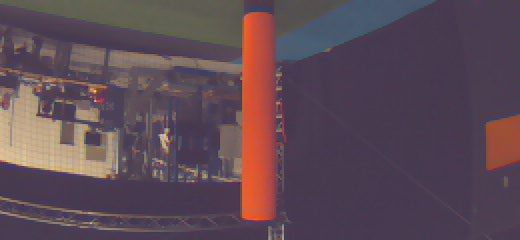
#> input picture TestAreaPythonComputerVision/image.jpg, 520 x 240 px
$ python Test_Kernel.py
#> lines starting #> are read from the running program, lines starting #| are printed output that depends on the picture; after the words box and inside, x2 and y2 are one past the last pixel; in counts of white or black regions, pixels touching at a corner belong together
# -*- coding: utf-8 -*-
"""
Created on Tue Feb 25 14:20:09 2025

@author: armin
"""

import cv2
import numpy as np
import matplotlib.pyplot as plt

# Load the image
image = cv2.imread('image.jpg')  # Replace 'image.jpg' with your file path
#> image is the input picture: shape (240, 520, 3); mean B, G, R 85.4, 74.2, 93.5
if image is None:
    raise FileNotFoundError("Image file not found")

# Convert to HSV format for color filtering
hsv_image = cv2.cvtColor(image, cv2.COLOR_BGR2HSV)
#> hsv_image: shape (240, 520, 3); mean H, S, V 112.1, 70.9, 100.1

# Define range for orange color
lower_orange = np.array([0, 100, 20])  # Adjust as needed
upper_orange = np.array([50, 255, 255])


# Create mask to filter only orange shades
mask = cv2.inRange(hsv_image, lower_orange, upper_orange)
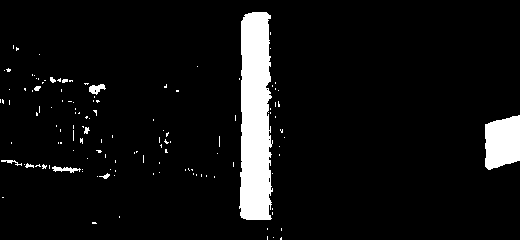
#> mask: shape (240, 520); 6.7% white; 129 white regions (118 under 20 px), largest, box (x1, y1, x2, y2) and area: (239, 12, 273, 220) 5946, (485, 115, 520, 170) 1608, (89, 84, 106, 95) 108
orange_image = cv2.bitwise_and(image, image, mask=mask)
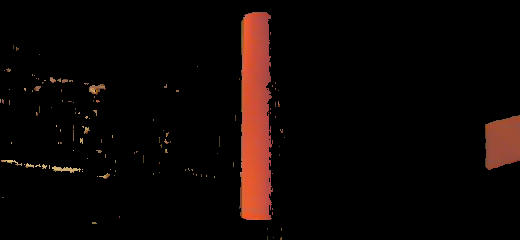
#> orange_image: shape (240, 520, 3); mean B, G, R 4.1, 5.7, 12.6

# Convert to YUV format
yuv_image = cv2.cvtColor(orange_image, cv2.COLOR_BGR2YUV)
#> yuv_image: shape (240, 520, 3); mean of channels 0, 1, 2 7.6, 126.3, 132.4

# Extract the Y channel (luminance)
y_channel = yuv_image[:, :, 0]
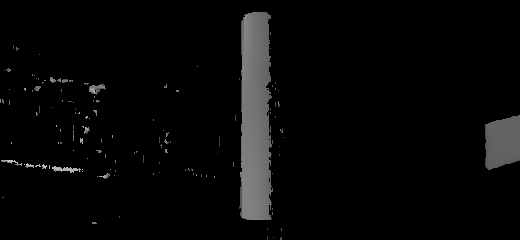
#> y_channel: shape (240, 520); min 0, max 203, mean 7.6

# Define Sobel kernel for edge detection in the x-direction
sobel_x = np.array([[-1, 0, 1],
                     [-2, 0, 2],
                     [-1, 0, 1]])

# Apply convolution using filter2D
edges_x = cv2.filter2D(y_channel, -1, sobel_x)
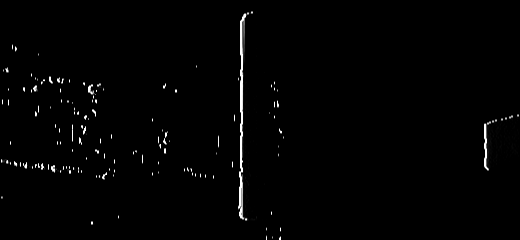
#> edges_x: shape (240, 520); min 0, max 255, mean 2.9

# Display the results
plt.figure(figsize=(15, 5))
plt.subplot(1, 3, 1)
plt.title("Original Image")
plt.imshow(cv2.cvtColor(image, cv2.COLOR_BGR2RGB))

plt.subplot(1, 3, 2)
plt.title("Filtered Orange Image")
plt.imshow(cv2.cvtColor(orange_image, cv2.COLOR_BGR2RGB))

plt.subplot(1, 3, 3)
plt.title("Edges in X Direction")
plt.imshow(edges_x, cmap='gray')

plt.show()
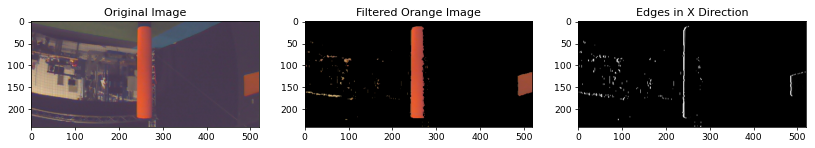
#> figure drawn by matplotlib, 3 panels
